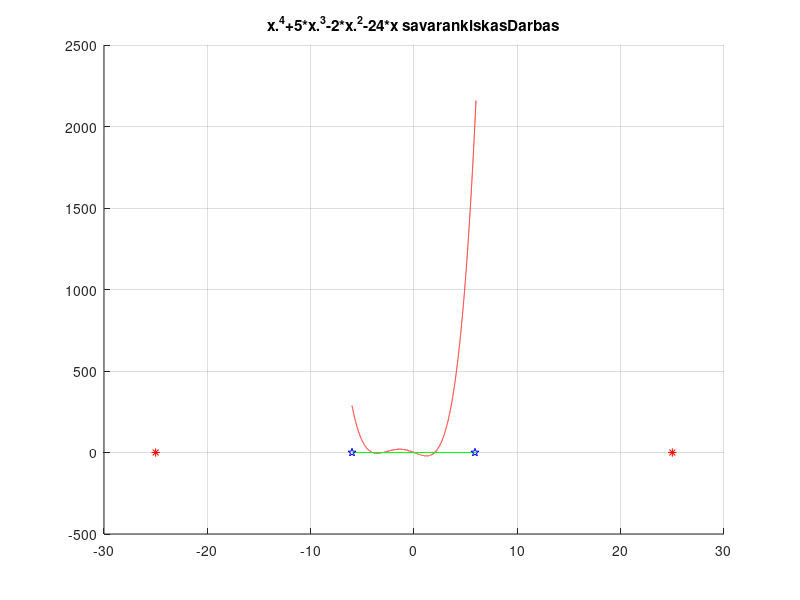

Reproduce this figure in MATLAB.
function savarankiskasDarbas
clc ;
close all;
format long;
% -------------------------------------------------
  f='x.^4+5*x.^3-2*x.^2-24*x';
  range=[-6,6]; %pirmam range
%--------------------------------------------------
 options = 0; % 1 bus antra lygtis;
%--------------------------------------------------
if options == 1
   f='sin(x).*log(x)-(x./6)';
   range=[1,20]; %antram range
end  
name='savarankiskasDarbas';
% braizomas funkcijos grafikas f
npoints=10000; x=range(1): (range(2)-range(1))/(npoints-1) :range(2);  
figure(1); grid on; hold on;
str=[f,' ',name]; title(str);
plot(x,eval(f),'r-');
plot(range,[0 0],'g-');

%grubus ivertinimas
 grubus = 25; %24+1/1;
% figure(1);grid on;hold on

%tiklesnis ivertinimas
% teigimiem
% k = didziausias is neigiamu koficientu (pirmas neimamas)
% k  = 2; nes  4 - 2 nes -2 x indeksas 2
% B = diziausias is neigiamu moduliu
% B = 24
Rteig = (24/1)^(1/2) + 1;

% Neigiamiem 
%  neigiamom reikalingas daugianario  x.^4+5*x.^3-2*x.^2-24*x
%  perskaiciuoti indeksai
%  (-x)^4 = x taigi 1
%  (-x)^3 = -x taigi -5
%  (-x)^2 = x taigi -2
%  (-x)^1 = -x taigi 24
%  tada B = 5
%  k = 1 nes -5 didziausias indeksas yra 3( 4 - 3 = 1 )
Rneig = 1+(5/1)^(1/1);
% pirmos papildomi braizymai
if options == 0
  plot(-min(grubus,Rneig),0,'bp')
  plot(min(grubus,Rteig),0,'bp')
  plot([-grubus,grubus],[0 0],'r*')
end
% --------------------------------------------------
% Skenavimas nekintaciu zingsniu
% a - pradzia intervalo b - pabaiga step - greitis ejimo
step = 0.5;
  a = Rteig;
  b = Rneig;
  if options == 1
  a = 1;
  b = 20;
  end
%------------
 xBegin = -ceil(a)-0.1;
 xEnd = ceil(b)+0.1;
 if options == 1
 xBegin = ceil(a);
 xEnd = ceil(b);
 end
xMiddle = 0;
cnt = 1;
roots=zeros(2,1);
while xBegin < xEnd
    xMiddle = xBegin+step;
        fxBegin = feval(inline(f),xBegin);
        fxMiddle = feval(inline(f),xMiddle);
    if sign(fxBegin) ~=  sign(fxMiddle)
         roots(1,cnt) = xBegin;
         roots(2,cnt) = xMiddle;
         cnt = cnt + 1;
     end
    xBegin = xMiddle;
end
roots
disp( sprintf( 'Skaicius saknu: '));
[dontCare,numberOfRoots] = size(roots);
% --------------------------------------------------
% saknu tikslinimas kintaciu zingsiu
% prec  - tikslumas
% eps - siekiamas tikslumas
disp( sprintf( 'Tikslinimas skenavimu: '));
disp( sprintf( '-------------------------------------------------- : '));
  eps=1e-9;
  prec=1;
  xRoot = zeros(1,numberOfRoots);
  for i = 1:numberOfRoots
          xBegin = roots(1,i);
          xEnd = roots(2,i);
          prec = 1;
          int  = 0 ;
      while prec > eps
          step = abs(xEnd - xBegin)/20;
          while xBegin < xEnd
            xMiddle = xBegin+step;
            fxBegin = feval(inline(f),xBegin);
            fxMiddle = feval(inline(f),xMiddle);
             if sign(fxBegin) ~=  sign(fxMiddle)
                xEnd = xMiddle;
                break;
             end
                xBegin = xMiddle;
                int = int + 1;
          end
         prec = abs(feval(inline(f),xBegin));
         xRoot(i) = xBegin;
      end
     disp( sprintf( 'Number of iterations %d ', int ));
     disp( sprintf( 'Precision %d ', prec ));
  end 
  disp( sprintf( 'Final roots: '));
  xRoot'
% --------------------------------------------------  
  disp( sprintf( 'Tikslinimas stygu metodu: '));
  disp( sprintf( '-------------------------------------------------- : '));
% saknu tikslinimas stygu metodu
xRootChords = zeros(1,numberOfRoots);
for i = 1:numberOfRoots
          xBegin = roots(1,i);
          xEnd = roots(2,i);
          prec = 1;
          int  = 0 ;
      while prec > eps
            fxBegin = feval(inline(f),xBegin);
            fxEnd = feval(inline(f),xEnd);
            k = abs(fxBegin/fxEnd);
            xMiddle = (xBegin + k*xEnd)/(1+k);
            fxMiddle = feval(inline(f),xMiddle);
             if sign(fxBegin) ==  sign(fxMiddle)
                xBegin = xMiddle;
             else
                 xEnd = xMiddle;
            
             end
                xBegin = xMiddle;
                int = int + 1;
       if int > 200
           disp( sprintf( 'Operation overflow %d ', int ));
           break;
       end
         prec = abs(feval(inline(f),xBegin));
         xRootChords(i) = xBegin;
      end
      if int < 200
     disp( sprintf( 'Number of iterations %d ', int ));
     
      end
      disp( sprintf( 'Precision %d ', prec ));
end 
  disp( sprintf( 'Final roots: '));
  xRootChords'
  % --------------------------------------------------  
  disp( sprintf( 'Tikslinimas kirstiniu metodu: '));
  disp( sprintf( '-------------------------------------------------- : '));
% saknu tikslinimas kirstiniu metodu
xRootSecants = zeros(1,numberOfRoots);
for i = 1:numberOfRoots
    cls1 = roots(1,i) - 0.2;
    cls0 = roots(1,i) - 0.1;
    fcls0 = feval(inline(f),cls0);
    fcls1 = feval(inline(f),cls1);
    deltax = (fcls1-fcls0)/(cls1-cls0);
    int  = 0 ;
    prec = 1;
    while prec > eps
        cls1 = cls0 - fcls0/deltax;
        fcls1 = feval(inline(f),cls1);
        deltax = (fcls1-fcls0)/(cls1-cls0);
        cls0 = cls1;
        fcls0 = fcls1;
        int = int + 1;
        prec = abs(feval(inline(f),fcls1));
        xRootSecants(i) = cls1;
        if int > 200
           disp( sprintf( 'Operation overflow %d ', int ));
           break;
        end
    end
    if int < 200
     disp( sprintf( 'Number of iterations %d ', int ));
     
    end
    disp( sprintf( 'Precision %d ', prec ));
end
disp( sprintf( 'Final roots: '));
xRootSecants'
% -------------------------------------------------- 
g=@(x)(x.^4+5*x.^3-2*x.^2-24*x);
if options == 1
  g=@(x)(sin(x).*log(x)-(x./6));
end
for i=1:numberOfRoots
    x0 = (roots(2,i)+roots(1,i))/2;
    fzero(g,x0)
end
end